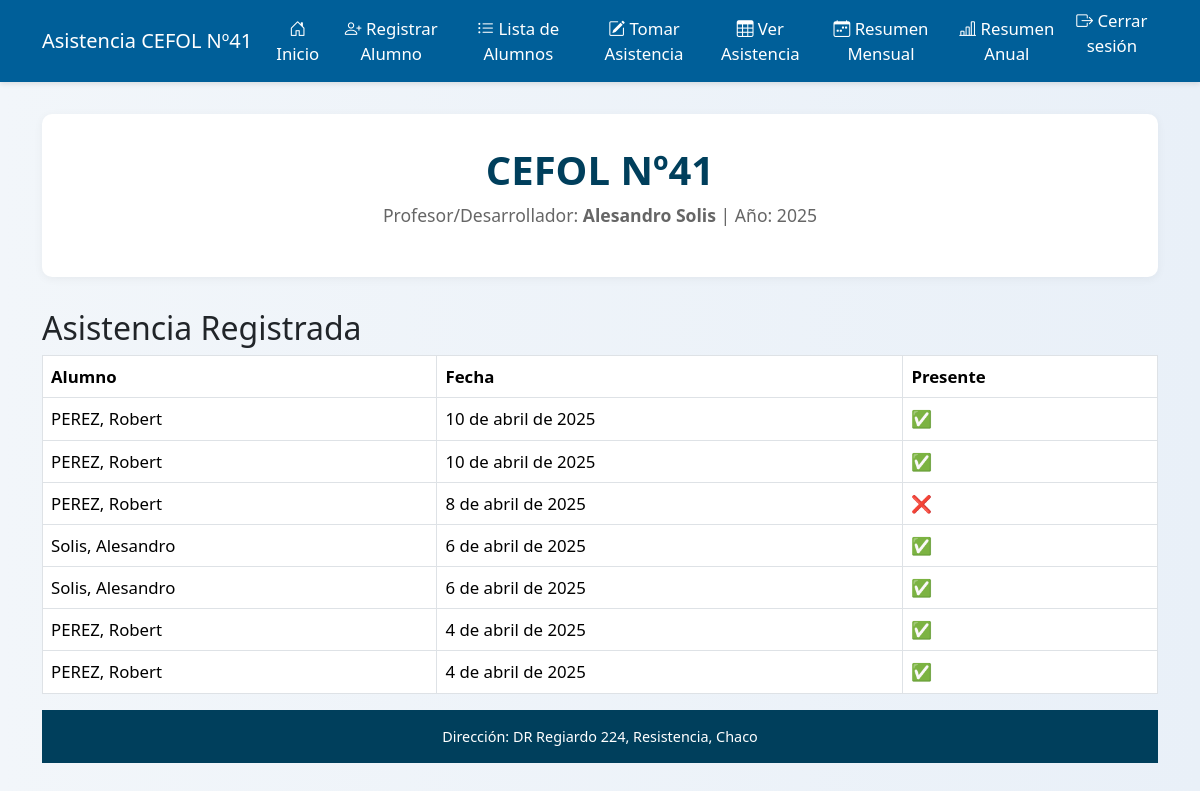
Before: /asistencia/ver/ (signed in) with the older database file.
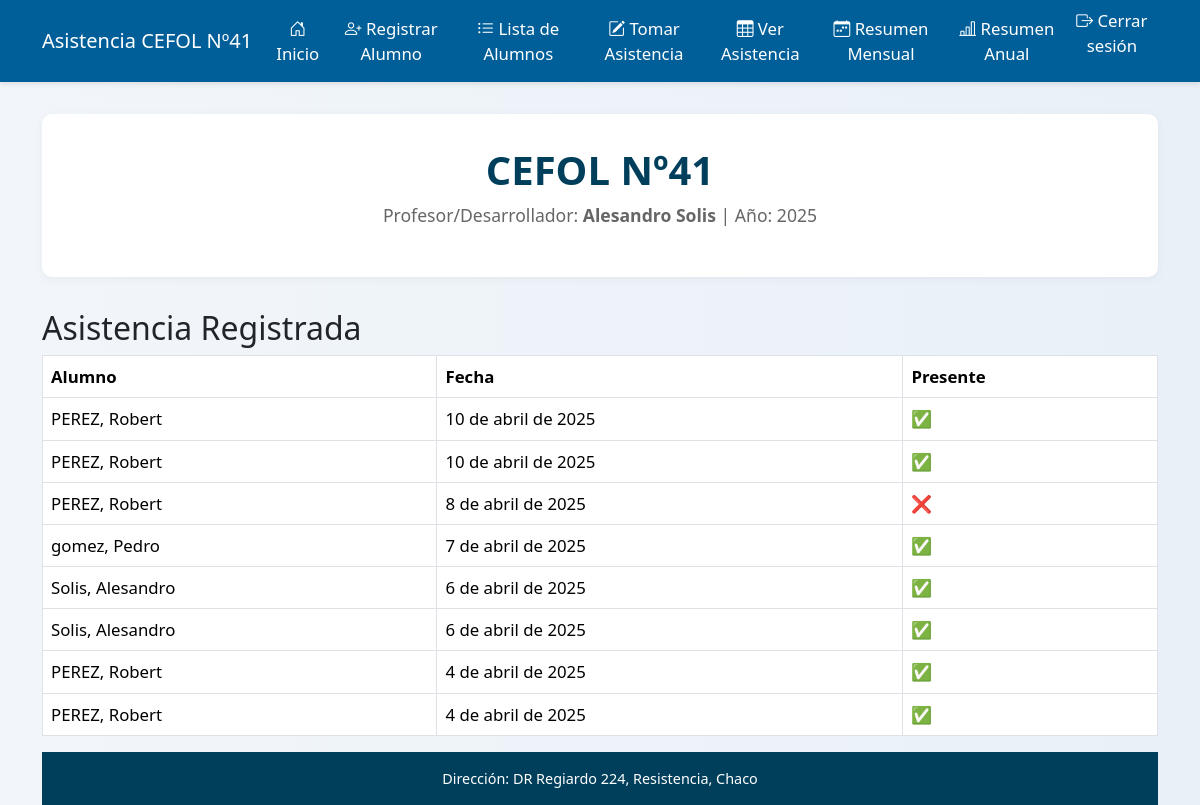
After: the same page with the newer database file.
### control/models.py (models this page shows, shortened)
class Asistencia(models.Model):
    alumno = models.ForeignKey(Alumno, on_delete=models.CASCADE)
    fecha = models.DateField()
    presente = models.BooleanField(default=False)

class Alumno(models.Model):
    usuario = models.ForeignKey(User, on_delete=models.CASCADE)  # 🔐 Nuevo campo
    nombre = models.CharField(max_length=100)
    apellido = models.CharField(max_length=100)
    def __str__(self):
        return f"{self.apellido}, {self.nombre}"

### control/views.py (the view)
# urls.py: path('asistencia/ver/', views.ver_asistencia, name='ver_asistencia'),
@login_required
def ver_asistencia(request):
    asistencias = Asistencia.objects.filter(alumno__usuario=request.user).select_related('alumno').order_by('-fecha')
    return render(request, 'control/ver_asistencia.html', {'asistencias': asistencias})

### control/templates/control/ver_asistencia.html
{% extends 'control/base.html' %}
{% block content %}
<h2>Asistencia Registrada</h2>
<table class="table table-bordered">
    <thead>
        <tr>
            <th>Alumno</th>
            <th>Fecha</th>
            <th>Presente</th>
        </tr>
    </thead>
    <tbody>
        {% for a in asistencias %}
        <tr>
            <td>{{ a.alumno }}</td>
            <td>{{ a.fecha }}</td>
            <td>
                {% if a.presente %}
                ✅
                {% else %}
                ❌
                {% endif %}
            </td>
        </tr>
        {% endfor %}
    </tbody>
</table>
{% endblock %}

Changed rows visible on the page:
added Asistencia: alumno "gomez, Pedro", fecha "7 de abril de 2025"
